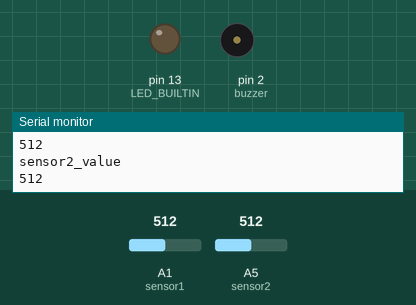
Bench run of a sketch on a simulated Arduino Uno, built with avr-gcc and run on an emulated ATmega328P. Parts: output pins drawn as LEDs (lit = HIGH), buzzer (waves = sounding), the last lines printed to the serial monitor. The test bench sets the inputs (shaded band); at power-on: A1 (sensor1) = 512, A5 (sensor2) = 512.

Above: at 1.2 s.
1.3 s: A1 (sensor1) set to 309
4.2 s: A1 (sensor1) set to 286
At 6.2 s:
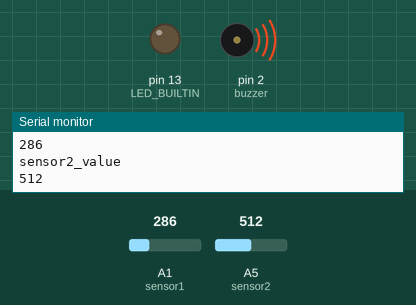
At 8.8 s:
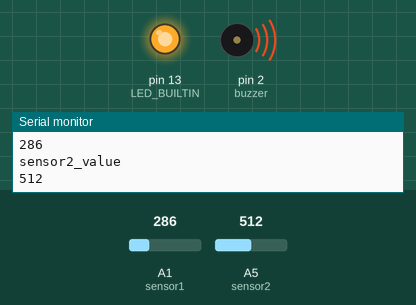
Timing chart, 0 to 15.1 s (numbered marks = the images above; inputs shaded):
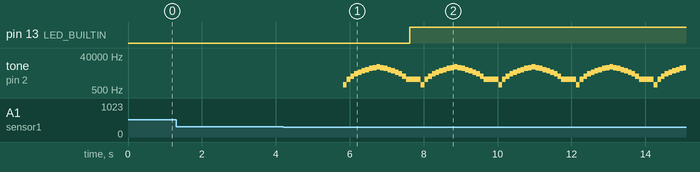

The sketch:

Task_2.ino
```cpp
int buzzer =2;
int count=0;
int sensor1=A1;
int sensor2=A5;
int sensor1_value=0;
int sensor2_value=0;
void setup()
{
  pinMode(LED_BUILTIN,OUTPUT);
  pinMode(buzzer, OUTPUT);
  pinMode(sensor1,INPUT);
  pinMode(sensor2,INPUT);
  Serial.begin(9600);
}
void tonning(){
  for(int i = 1000;i<10000;i+=1000)
  {
    tone(buzzer, i);
    delay(100);
  }
  for(int i = 10000;i>1000;i-=1000)
  {
    tone(buzzer, i);
    delay(100);
  }
}
void PersonInOut(int sensor,int val,int sign){
    if(sensor<val)
  {
    delay(100);
    count+=sign;
  }
}
void loop()
{
  sensor1_value=analogRead(sensor1);
  sensor2_value=analogRead(sensor2);

  PersonInOut(sensor1_value,300,1);
  PersonInOut(sensor2_value,120,-1);

  if(count<0)
    count=0;
  if(count>6)
    count=6;
  if(count>5)
    {
      tonning();
      digitalWrite(LED_BUILTIN,HIGH);
    }
  else{
        digitalWrite(LED_BUILTIN,LOW);
        noTone(buzzer);
        }


  Serial.println("count:");
  Serial.println(count);
  Serial.println("sensor1_value");
  Serial.println(sensor1_value);
  Serial.println("sensor2_value");
  Serial.println(sensor2_value);
  delay(200);
}
```

Measured:
- the behaviour switches between 300 and 299 on A1 (sensor1) (found by bisection; images 0 and 1)
